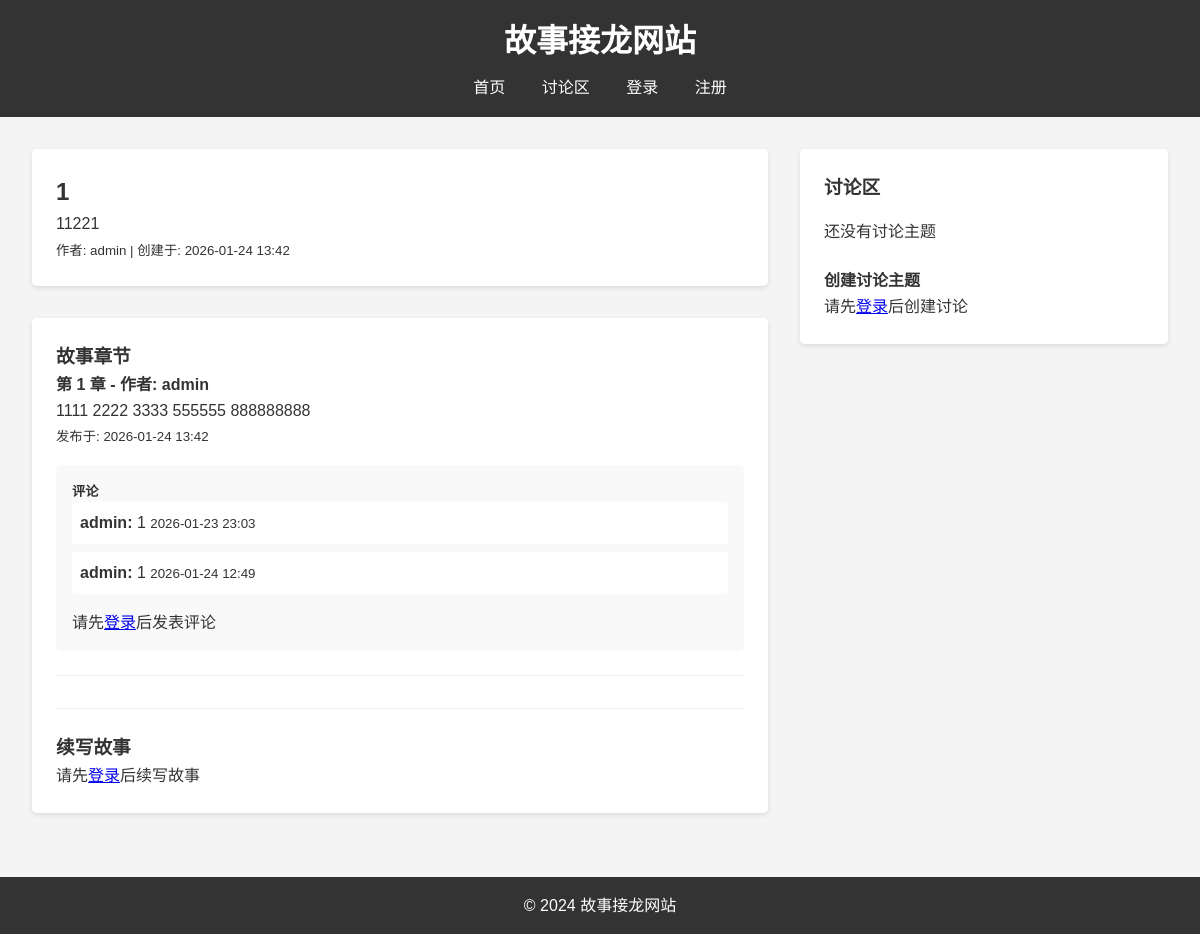
/stories/1, run on the app's committed database.
### database.py (models this page shows)
class StoryDB(Base):
    __tablename__ = "stories"
    id = Column(Integer, primary_key=True, index=True)
    title = Column(String(200), nullable=False)
    content = Column(Text, nullable=False)
    author_id = Column(Integer, ForeignKey("users.id"), nullable=False)
    created_at = Column(DateTime, default=datetime.now)
    updated_at = Column(DateTime, default=datetime.now)
    author = relationship("UserDB", back_populates="stories")
    chapters = relationship("StoryChapterDB", back_populates="story")

class UserDB(Base):
    __tablename__ = "users"
    id = Column(Integer, primary_key=True, index=True)
    username = Column(String(50), unique=True, index=True, nullable=False)
    email = Column(String(100), unique=True, index=True, nullable=False)
    password_hash = Column(String(255), nullable=False)
    role = Column(String(20), default="user")
    registered_at = Column(DateTime, default=datetime.now)
    active_count = Column(Integer, default=0)
    points = Column(Integer, default=0)
    credit = Column(Float, default=100.0)
    stories = relationship("StoryDB", back_populates="author")
    chapters = relationship("StoryChapterDB", back_populates="author")
    chapter_comments = relationship("ChapterCommentDB", back_populates="author")
    discussions = relationship("DiscussionDB", back_populates="author")
    discussion_comments = relationship("DiscussionCommentDB", back_populates="author")

class StoryChapterDB(Base):
    __tablename__ = "story_chapters"
    id = Column(Integer, primary_key=True, index=True)
    story_id = Column(Integer, ForeignKey("stories.id"), nullable=False)
    content = Column(Text, nullable=False)
    author_id = Column(Integer, ForeignKey("users.id"), nullable=False)
    author_name = Column(String(50), nullable=False)
    created_at = Column(DateTime, default=datetime.now)
    story = relationship("StoryDB", back_populates="chapters")
    author = relationship("UserDB", back_populates="chapters")
    comments = relationship("ChapterCommentDB", back_populates="chapter")

class ChapterCommentDB(Base):
    __tablename__ = "chapter_comments"
    id = Column(Integer, primary_key=True, index=True)
    chapter_id = Column(Integer, ForeignKey("story_chapters.id"), nullable=False)
    content = Column(Text, nullable=False)
    author_id = Column(Integer, ForeignKey("users.id"), nullable=False)
    author_name = Column(String(50), nullable=False)
    created_at = Column(DateTime, default=datetime.now)
    chapter = relationship("StoryChapterDB", back_populates="comments")
    author = relationship("UserDB", back_populates="chapter_comments")

### routers/stories.py (the view)
@router.get("/stories/{story_id}", response_class=HTMLResponse)
async def read_story(request: Request, story_id: int, db: Session = Depends(get_db)):
    story = get_story_by_id(db, story_id)
    if not story:
        return RedirectResponse(url="/")
    from crud import get_user_by_id
    story_author = get_user_by_id(db, story.author_id)
    story_author_name = story_author.username if story_author else "未知作者"
    chapters = get_chapters_by_story(db, story_id)
    chapter_comments = {}
    for chapter in chapters:
        comments = get_comments_by_chapter(db, chapter.id)
        chapter_comments[chapter.id] = comments
    from crud import get_all_discussions
    discussions = get_all_discussions(db)
    current_user = await get_current_user(request, db)
    return templates.TemplateResponse(
        "story_detail.html",
        {
            "request": request,
            "story": story,
            "story_author_name": story_author_name,
            "chapters": chapters,
            "chapter_comments": chapter_comments,
            "discussions": discussions,
            "current_user": current_user
        }
    )

### templates/story_detail.html (shortened to what this page needs)
{% extends "base.html" %}
{% block content %}
    <div class="story-detail-container">
        <div class="story-main">
            <section class="story-info">
                <h2>{{ story.title }}</h2>
                <div class="story-content">
                    <p>{{ story.content }}</p>
                    <small>作者: {{ story_author_name }} | 创建于: {{ story.created_at.strftime('%Y-%m-%d %H:%M') }}</small>
                </div>
            </section>
            <section class="chapters">
                <h3>故事章节</h3>
                {% if chapters %}
                    {% for chapter in chapters %}
                        <div class="chapter" id="chapter-{{ chapter.id }}">
                            <h4>第 {{ loop.index }} 章 - 作者: {{ chapter.author_name }}</h4>
                            <p>{{ chapter.content }}</p>
                            <small>发布于: {{ chapter.created_at.strftime('%Y-%m-%d %H:%M') }}</small>
                            <div class="chapter-comments">
                                <h5>评论</h5>
                                {% if chapter_comments.get(chapter.id) %}
                                    <ul>
                                        {% for comment in chapter_comments[chapter.id] %}
                                            <li>
                                                <strong>{{ comment.author_name }}:</strong> {{ comment.content }}
                                                <small>{{ comment.created_at.strftime('%Y-%m-%d %H:%M') }}</small>
                                            </li>
                                        {% endfor %}
                                    </ul>
                                {% else %}
                                    <p>暂无评论</p>
                                {% endif %}
                                {% if current_user %}
                                    <form action="/stories/{{ story.id }}/chapters/{{ chapter.id }}/comment" method="post">
                                        <div>
                                            <label for="comment-content-{{ chapter.id }}">评论内容:</label>
                                            <textarea id="comment-content-{{ chapter.id }}" name="content" rows="2" required></textarea>
                                        </div>
                                        <button type="submit">发表评论</button>
                                    </form>
                                {% else %}
                                    <p class="login-prompt">请先<a href="/login">登录</a>后发表评论</p>
                                {% endif %}
                            </div>
                        </div>
                    {% endfor %}
                {% else %}
                    <p>还没有章节，快来续写故事吧！</p>
                {% endif %}
                <div class="add-chapter">
                    <h3>续写故事</h3>
                    {% if current_user %}
                        <form action="/stories/{{ story.id }}/chapters" method="post">
                            <div>
                                <label for="chapter-content">章节内容:</label>
                                <textarea id="chapter-content" name="content" rows="5" required></textarea>
                            </div>
                            <button type="submit">发表章节</button>
                        </form>
                    {% else %}
                        <p class="login-prompt">请先<a href="/login">登录</a>后续写故事</p>
                    {% endif %}
                </div>
            </section>
        </div>
        <aside class="discussion-sidebar">
            <section class="discussion-section">
                <h3>讨论区</h3>
                {% if discussions %}
                    <ul>
                        {% for discussion in discussions %}
                            <li>
                                <h4>{{ discussion.title }}</h4>
                                <p>{{ discussion.content[:100] }}...</p>
                                <small>作者: {{ discussion.author_name }} | {{ discussion.created_at.strftime('%Y-%m-%d %H:%M') }}</small>
                            </li>
                        {% endfor %}
                    </ul>
                {% else %}
                    <p>还没有讨论主题</p>
                {% endif %}
                <div class="add-discussion">
                    <h4>创建讨论主题</h4>
                    {% if current_user %}
                        <form action="/create-discussion" method="post">
                            <div>
                                <label for="discussion-title">标题:</label>
                                <input type="text" id="discussion-title" name="title" required>
                            </div>
                            <div>
                                <label for="discussion-content">内容:</label>
                                <textarea id="discussion-content" name="content" rows="3" required></textarea>
                            </div>
                            <button type="submit">创建讨论</button>
                        </form>
                    {% else %}
                        <p class="login-prompt">请先<a href="/login">登录</a>后创建讨论</p>
                    {% endif %}
                </div>
            </section>
        </aside>
    </div>
{% endblock %}

### static/css/styles.css (style rules this page uses)
* { margin: 0; padding: 0; box-sizing: border-box; }
body { font-family: Arial, sans-serif; line-height: 1.6; color: #333; background-color: #f4f4f4; }
.story-detail-container { display: grid; grid-template-columns: 2fr 1fr; gap: 2rem; }
.story-info { background-color: #fff; padding: 1.5rem; border-radius: 5px; box-shadow: 0 2px 5px rgba(0, 0, 0, 0.1); margin-bottom: 2rem; }
.chapters { background-color: #fff; padding: 1.5rem; border-radius: 5px; box-shadow: 0 2px 5px rgba(0, 0, 0, 0.1); }
.chapter { margin-bottom: 2rem; padding-bottom: 1.5rem; border-bottom: 1px solid #eee; }
.chapter-comments { margin-top: 1rem; padding: 1rem; background-color: #f9f9f9; border-radius: 5px; }
.chapter-comments ul { list-style: none; margin-bottom: 1rem; }
.chapter-comments li { margin-bottom: 0.5rem; padding: 0.5rem; background-color: #fff; border-radius: 3px; }
.add-chapter { margin-top: 2rem; padding-top: 1.5rem; border-top: 1px solid #eee; }
.discussion-sidebar { background-color: #fff; padding: 1.5rem; border-radius: 5px; box-shadow: 0 2px 5px rgba(0, 0, 0, 0.1); height: fit-content; }
.discussion-section h3 { margin-bottom: 1rem; }
.add-discussion { margin-top: 1.5rem; }

### data on the page
StoryDB: title "1", content "11221", created_at "2026-01-24 13:42"
UserDB: username "admin"
StoryChapterDB: author_name "admin", content "1111 2222 3333 555555 888888888", created_at "2026-01-24 13:42"
ChapterCommentDB: author_name "admin", content "1", created_at "2026-01-23 23:03"
ChapterCommentDB: author_name "admin", content "1", created_at "2026-01-24 12:49"
